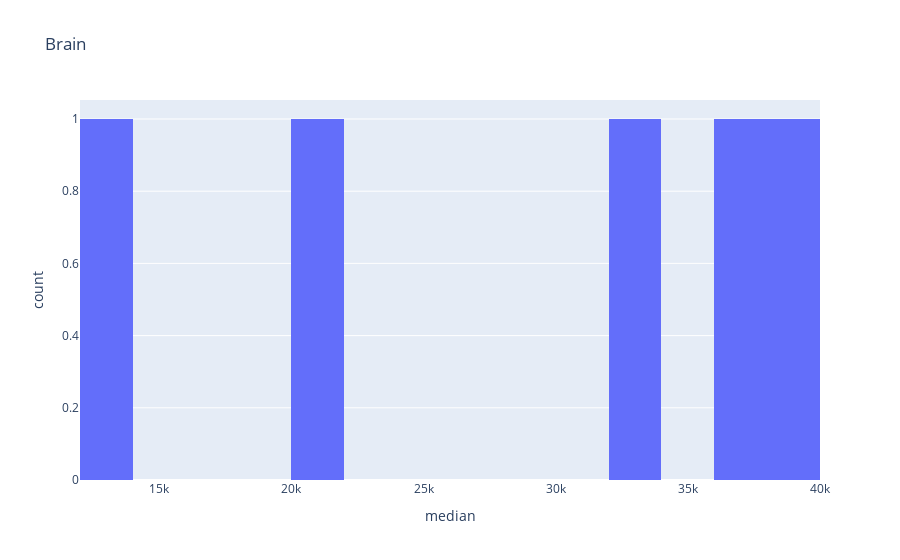

Source (notebook cell):
### Markdown cell above
#### Histogam (the more datapoint the better)
to have a look at the distribution (looks better with more samples)

### Code cell
for i in cell_line_names:
  fig = px.histogram(
      data.loc[:,pd.IndexSlice[i, ('max','median','min')]].droplevel(level=0, axis=1),
      x='median',
      nbins=20,
      title = i)
  fig.show()

### Figure 1 — Plotly figure (JSON) as saved in the notebook; plotly's stock layout.template omitted (floating-point values rounded to 4 significant figures)
{"data": [{"alignmentgroup": "True", "bingroup": "x", "hovertemplate": "median=%{x}<br>count=%{y}<extra></extra>", "legendgroup": "", "marker": {"color": "#636efa", "pattern": {"shape": ""}}, "name": "", "nbinsx": 20, "offsetgroup": "", "orientation": "v", "showlegend": false, "type": "histogram", "x": [39776, 36579, 32117, 21953, 12789], "xaxis": "x", "yaxis": "y"}], "layout": {"barmode": "relative", "legend": {"tracegroupgap": 0}, "title": {"text": "Brain"}, "xaxis": {"anchor": "y", "domain": [0, 1], "title": {"text": "median"}}, "yaxis": {"anchor": "x", "domain": [0, 1], "title": {"text": "count"}}}}
